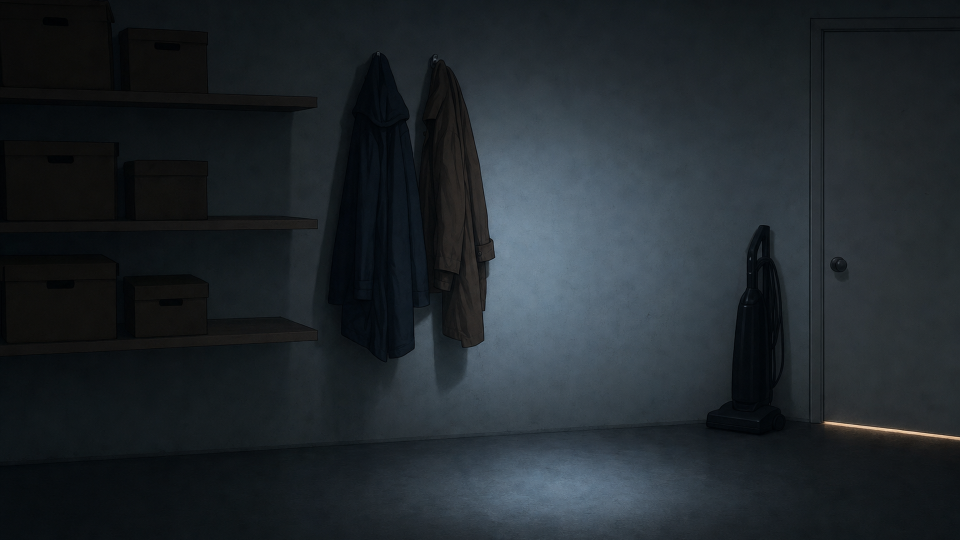
#> input picture frame240-horror/references/locations/closet.png, 1920 x 1080 px (shown at 1/2 size)
$ python -i restyle.py   (imports and definitions only)
#> lines starting #> are read from the running program, lines starting #| are printed output that depends on the picture
#> further down, picture is the input picture: PIL image 1920x1080 RGB; mean R, G, B 32.9, 39.6, 44.5
#!/usr/bin/env python3
"""Final art for "Frame 240" from the image model (gpt-image-2 edits, quality high).

STYLE=semi2d (default): every shot is drawn in code first as a LAYOUT GUIDE; the final
frame is generated from several reference images at once:
    1. the layout keyframe        - composition, camera, poses, positions, props ONLY
    2. the character sheet(s)     - everyone in the shot must match exactly
    3. the location reference(s)  - room layout, materials, light
    4. the style reference        - references/style/animated2d.png
STYLE=stick keeps the old single-image redraw of "The 63rd Passenger".

    .venv/bin/python scripts/images/restyle.py lookdev            # character sheets + locations (checkpoint)
    .venv/bin/python scripts/images/restyle.py plan               # build/restyle_plan.json from build/shotmap.json
    .venv/bin/python scripts/images/restyle.py pictures           # canvas pictures shown on screens
    .venv/bin/python scripts/images/restyle.py gen [--only ids] [--limit N] [--workers 4]
    .venv/bin/python scripts/images/restyle.py mouths             # mouth-open variants (MOUTH_VARIANTS=1)
    .venv/bin/python scripts/images/restyle.py parallax           # optional foreground layers (local, free)
    .venv/bin/python scripts/images/restyle.py manifest           # -> src/data/generated/restyle.json + pictures.json
    .venv/bin/python scripts/images/restyle.py cost               # spending so far

Inputs: build/shotmap.json (scripts/images/shotmap.mjs), build/keyframes/*.png
(scripts/images/keyframes.mjs), build/refs/*.png (scripts/images/refs.mjs).
Every API call is logged with its token usage to logs/image_costs.jsonl; the run stops
before the estimated spend passes IMAGE_BUDGET_USD (default 50). Outputs are cached: the
same inputs and prompt are never paid for twice.
"""
from __future__ import annotations

import argparse
import base64
import hashlib
import io
import json
import os
import sys
import threading
import time
import urllib.error
import urllib.request
from concurrent.futures import ThreadPoolExecutor
from pathlib import Path

import numpy as np
from PIL import Image, ImageFilter

ROOT = Path(__file__).resolve().parent.parent.parent
SHOTMAP = ROOT / 'build' / 'shotmap.json'
KEYS = ROOT / 'build' / 'keyframes'
REFS = ROOT / 'build' / 'refs'
PLAN = ROOT / 'build' / 'restyle_plan.json'
OUT = ROOT / 'public' / 'restyle'
PICS = ROOT / 'public' / 'pictures'
CACHE = ROOT / 'logs' / 'image_cache.json'
LEDGER = ROOT / 'logs' / 'image_costs.jsonl'
MANIFEST = ROOT / 'src' / 'data' / 'generated' / 'restyle.json'
PIC_MANIFEST = ROOT / 'src' / 'data' / 'generated' / 'pictures.json'
SHEETS = ROOT / 'references' / 'sheets'
LOCS = ROOT / 'references' / 'locations'
STYLE_REF = ROOT / 'references' / 'style' / 'animated2d.png'
STYLE = os.environ.get('STYLE', 'semi2d')

STYLE_TEXT = (
    'semi-realistic 2D animated series for adults - clean line art, cel-shaded characters with natural proportions '
    'and very expressive eyes, painted atmospheric backgrounds, cinematic moody lighting'
)

# ---------------------------------------------------------------------------
# look bible
# ---------------------------------------------------------------------------
MARA_SPEC = (
    'Mara: a 32-year-old woman, slim, average height, light olive skin, oval face, large expressive dark-brown eyes, '
    'thick dark eyebrows, faint tired shadows under her eyes; dark-brown shoulder-length hair pulled up into a MESSY LOW BUN '
    'with loose strands framing her face and a YELLOW PENCIL stuck through the bun (always visible); an OVERSIZED '
    'BURNT-ORANGE crew-neck sweatshirt with the sleeves pushed up to her forearms, charcoal-grey sweatpants, thick grey '
    'wool socks, no shoes, no jewellery.'
)
FIGURE_SPEC = (
    'The figure ("the man"): impossibly tall and thin - his head is above the top of a door frame - with long arms that '
    'hang straight down past his knees, narrow sloped shoulders, his head tilted forward and bent unnaturally to one side. '
    'His face is ALWAYS hidden in shadow: no eyes, no features. He looks painted rather than solid: a smoky charcoal '
    'silhouette in a shapeless dark garment, soft brush edges, no clothing details. Later he is painted over in flat '
    'white and is visible only as faint outlines and tiny cast shadows.'
)
CHAR_NOTE = {
    'mara': 'Mara must match her character sheet EXACTLY: same face, same dark-brown messy low bun with the yellow pencil through it, '
            'the oversized burnt-orange sweatshirt with pushed-up sleeves, charcoal sweatpants, grey socks.',
    'figure': 'The tall man must match his sheet: impossibly tall and thin, head bent to one side, arms hanging straight down, '
              'face always hidden in shadow, painted brush texture - never a detailed or realistic person, never a face.',
}
LOC_NOTE = {
    'workroom': 'Mara\'s cramped workroom (living-room corner): desk with a big monitor and pen tablet under a rainy window, office chair, '
                'the open doorway to the hallway behind the chair.',
    'hallway': 'Mara\'s narrow apartment hallway in one-point perspective: old beige carpet runner with a brown stain, white walls with faint '
               'wallpaper texture, one dome ceiling light with a brown water stain beside it, a hairline crack above the closed bedroom '
               'door at the far end, the front door on the left wall, the closet door on the right wall.',
    'closet': 'The tiny storage closet: white walls, shelves with cardboard boxes, coats on hooks, a vacuum cleaner, a white door with a thin '
              'line of light under it.',
    'white': 'The same apartment drained into an unfinished drawing: flat white surfaces, no textures, almost no shadows, only faint thin outlines.',
    'exterior': 'The modest apartment block where Mara lives, at night in the rain.',
}

LOOKDEV = {
    'mara_turnaround': {
        'out': SHEETS / 'mara_turnaround.png',
        'refs': [],
        'prompt': (
            f'Character model sheet for an animated film, in exactly the style of the style reference image. {MARA_SPEC} '
            'Show her full body three times side by side on a plain light-grey background, same scale, standing in a neutral pose: '
            'FRONT view, THREE-QUARTER view, SIDE (profile) view. Natural adult proportions, five fingers on each hand, clear readable '
            'silhouette, soft even studio light so every detail of face, hair, pencil and clothes is visible. No text, no labels, no captions.'
        ),
    },
    'mara_expressions': {
        'out': SHEETS / 'mara_expressions.png',
        'refs': ['sheet:mara_turnaround'],
        'prompt': (
            'Expression sheet for the SAME woman as in the character sheet image (identical face, hair bun with the yellow pencil, '
            'burnt-orange sweatshirt), in exactly the style of the style reference. Five head-and-shoulders portraits in a row on a '
            'plain dark-grey background, each lit by a strong key light on the face with deep shadow around it: 1 NEUTRAL, 2 UNEASY, '
            '3 TERRIFIED (eyes very wide, brows pulled up, mouth tense), 4 SCREAMING, 5 CRYING (tears, trembling lip). Very expressive '
            'eyes, readable on a phone screen. No text, no labels.'
        ),
    },
    'figure': {
        'out': SHEETS / 'figure.png',
        'refs': [],
        'prompt': (
            f'Creature design sheet for an animated horror film, in exactly the style of the style reference image. {FIGURE_SPEC} '
            'On a plain mid-grey background show: (1) front view, full body, standing in a doorway that only reaches his shoulders; '
            '(2) side view; (3) three-quarter view with the head bent hard to one side; (4) the same figure painted flat white against a '
            'white wall - only faint outlines and a thin shadow give it away; (5) a close-up of long thin white fingers pushing out '
            'through a white paper-like surface. Faceless in every view. No text, no labels.'
        ),
    },
    'loc_workroom': {'out': LOCS / 'workroom.png', 'refs': ['ref:loc_workroom'], 'loc': 'workroom', 'prompt': 'Location reference, empty of people: ' + LOC_NOTE['workroom'] + ' Night: cold blue moonlight through the rainy window against the cool glow of the monitor; deep shadows; the doorway to the hallway black.'},
    'loc_hallway': {'out': LOCS / 'hallway.png', 'refs': ['ref:loc_hallway'], 'loc': 'hallway', 'prompt': 'Location reference, empty of people: ' + LOC_NOTE['hallway'] + ' Night, the ceiling light off: cold blue moonlight, deep shadows.'},
    'loc_closet': {'out': LOCS / 'closet.png', 'refs': ['ref:loc_closet'], 'loc': 'closet', 'prompt': 'Location reference of an EMPTY room - there are NO PEOPLE in this image at all, nobody sitting or standing, no figures, no faces: ' + LOC_NOTE['closet'] + ' Seen from inside: shelves with boxes on the left, coats on hooks on the back wall, the vacuum cleaner, the white door on the right with a thin line of light under it. Dark; a soft cold light in the middle of the floor lights the white walls a little.'},
    'loc_white': {'out': LOCS / 'white.png', 'refs': ['ref:loc_white', 'loc:hallway'], 'loc': 'white', 'prompt': 'Location reference of an EMPTY hallway, no people: the SAME hallway as the hallway location reference (same perspective, same doors), but drained into an UNFINISHED DRAWING ON WHITE PAPER: every surface - walls, doors, floor, carpet runner, ceiling - is flat, pure, cold white with no colour at all; no wallpaper texture, no stains, no warm light (the ceiling light is OFF), almost no shading or shadows; only thin, faint grey pencil-like outlines show the edges of the doors, the door frames, the carpet runner, the skirting boards and the ceiling light. Eerie, empty, like a page someone stopped drawing.'},
    'loc_exterior': {'out': LOCS / 'exterior.png', 'refs': ['ref:loc_exterior'], 'loc': 'exterior', 'prompt': 'Location reference: ' + LOC_NOTE['exterior'] + ' A modest four-storey building, most windows dark, one third-floor window glowing with monitor light, heavy rain, wet street.'},
}

SAFE_NOTE = (
    'Context: one frame of an animated psychological mystery film for a general audience - quiet suspense in an apartment at '
    'night, nothing violent, gory or graphic, no weapons, no injuries. '
)

RULES = (
    'RULES: natural anatomy and natural, relaxed-but-tense poses; exactly five fingers on every hand; people sit ON chairs and floors, '
    'never through them; faces expressive and readable on a small phone screen - wide eyes, tense mouths, strong light on the face and '
    'deep shadows around it; a mouth is closed unless the description says the person is talking or screaming. Add NOTHING that is not '
    'described: no extra people, no faces in the background, no reflections of people, no ghosts, no text, letters, numbers, captions, '
    'logos or watermarks. 16:9 film frame: keep everything important inside the middle horizontal band (the top and bottom 8% are cropped).'
)

STICK_PROMPT = (
    'Redraw this exact frame as a polished, high-quality 2D cartoon illustration in the SAME stick-figure character style. Keep the '
    'composition, camera angle, framing, characters, poses and lighting exactly the same. No text, no captions, no watermark.'
)

# ---------------------------------------------------------------------------
# env, cache, ledger, budget
# ---------------------------------------------------------------------------
_lock = threading.Lock()
STOP = threading.Event()


# [27 lines left out: functions load_env, price, spent, not called in this run]


def budget() -> float:
    return float(os.environ.get('IMAGE_BUDGET_USD', 50))


# [7 lines left out: function log_cost, not called in this run]


def cache_get() -> dict:
    return json.loads(CACHE.read_text()) if CACHE.exists() else {}


# [15 lines left out: functions cache_put, png_bytes, not called in this run]


def frame_canvas(img: Image.Image) -> Image.Image:
    """16:9 frame -> 1536x1024 canvas: the frame in the middle, the extra top/bottom filled
    with a blurred stretch of the frame's own edges (never black bars the model could copy)."""
    im = img.convert('RGB').resize((1536, 864), Image.LANCZOS)
    canvas = im.resize((1536, 1024), Image.BILINEAR).filter(ImageFilter.GaussianBlur(24))
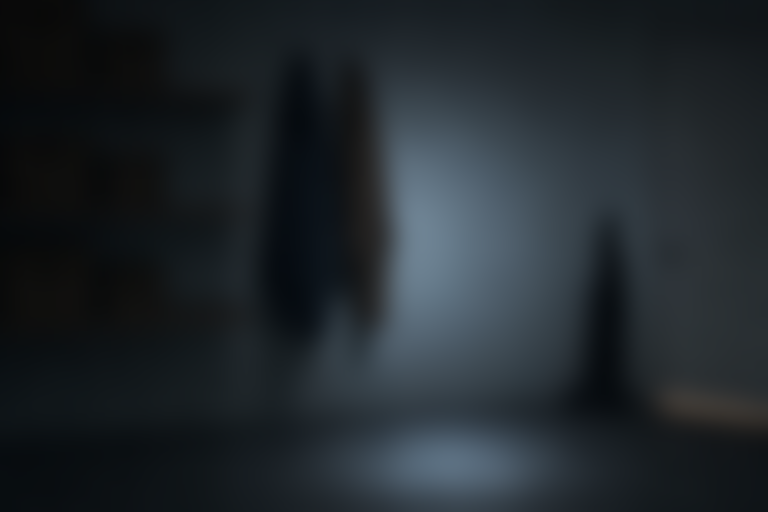
#> canvas: PIL image 1536x1024 RGB (shown at 1/2 size); mean R, G, B 32.9, 39.6, 44.5
    canvas.paste(im, (0, 80))
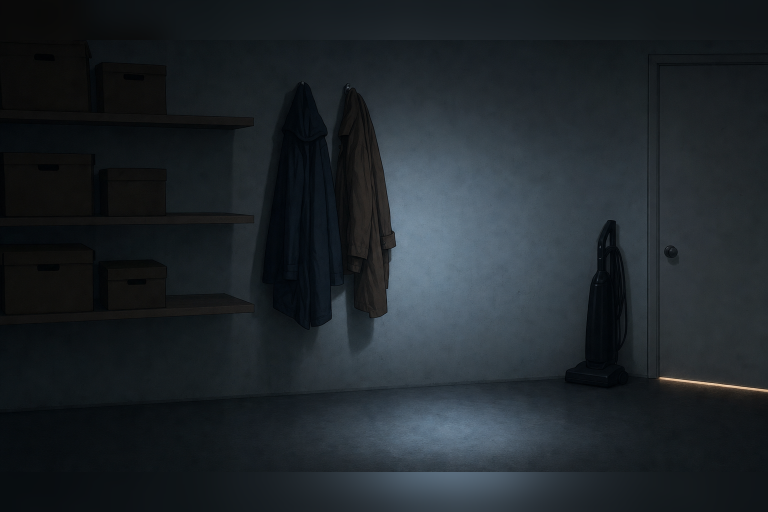
#> canvas: PIL image 1536x1024 RGB (shown at 1/2 size); mean R, G, B 31.7, 38.3, 43.2
    return canvas


def uncanvas(img: Image.Image) -> Image.Image:
    return img.convert('RGB').resize((1536, 1024), Image.LANCZOS).crop((0, 80, 1536, 944)).resize((1920, 1080), Image.LANCZOS)


# [4 lines left out: function ref_image, not called in this run]


_fidelity_ok = [True]


# [158 lines left out: functions openai_edit, mara_board, resolve_ref, build_request, cmd_lookdev, require_key, not called in this run]


# ---------------------------------------------------------------------------
# plan
# ---------------------------------------------------------------------------
def as_list(v) -> list:
    return [] if v is None else v if isinstance(v, list) else [v]


# [166 lines left out: functions cmd_plan, shot_prompt, cmd_pictures, write_pic_manifest, frame_jobs, cmd_gen, not called in this run]


# ---------------------------------------------------------------------------
# mouth-open variants (lip sync): only the mouth region is taken from the variant
# ---------------------------------------------------------------------------
MOUTH_PROMPT = (
    'Edit this image: Mara is talking (whispering). Change ONLY her mouth: open it slightly, mid-word, a small natural opening with '
    'the teeth barely visible. Do not change anything else at all - same face, eyes, expression, hair, pencil, clothes, hands, '
    'background, framing, light and colours, pixel for pixel.'
)


# [211 lines left out: functions mouth_window, merge_mouth, cmd_mouths, cmd_parallax, cmd_manifest, cmd_cost and 1 more, not called in this run]


# [2 lines not run here, left out]

>>> from PIL import Image
>>> picture = Image.open('../../references/locations/closet.png')
>>> result = frame_canvas(picture)
